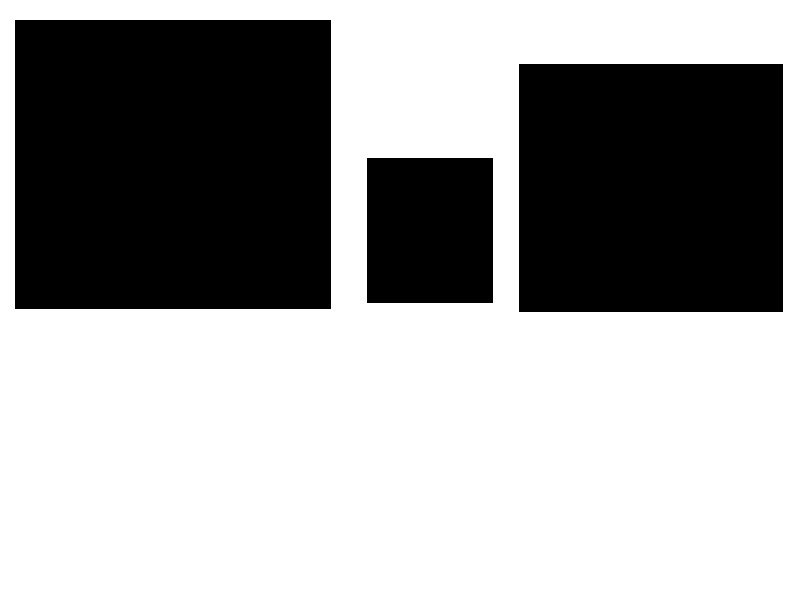
#> input picture images/shapes.jpg, 800 x 600 px
$ jupyter execute Lec-3.1-Contours.ipynb   (older library calls are emulated)
#> lines starting #> are read from the running program, lines starting #| are printed output that depends on the picture; after the words box and inside, x2 and y2 are one past the last pixel; in counts of white or black regions, pixels touching at a corner belong together
## Contours
Contours can be explained simply as a curve joining all the continuous points (along the boundary), having same color or intensity. The contours are a useful tool for shape analysis and object detection and recognition.

[cell 1]
import cv2
import numpy as np

[cell 2]
# Let's load a simple image with 3 black squares
image = cv2.imread('images/shapes.jpg')
#> image is the input picture: shape (600, 800, 3); min 0, max 255, mean 162
cv2.imshow('Input Image', image)
cv2.waitKey(0)

# Grayscale
gray = cv2.cvtColor(image, cv2.COLOR_BGR2GRAY)

# Find Canny edges
edged = cv2.Canny(gray, 30, 200)
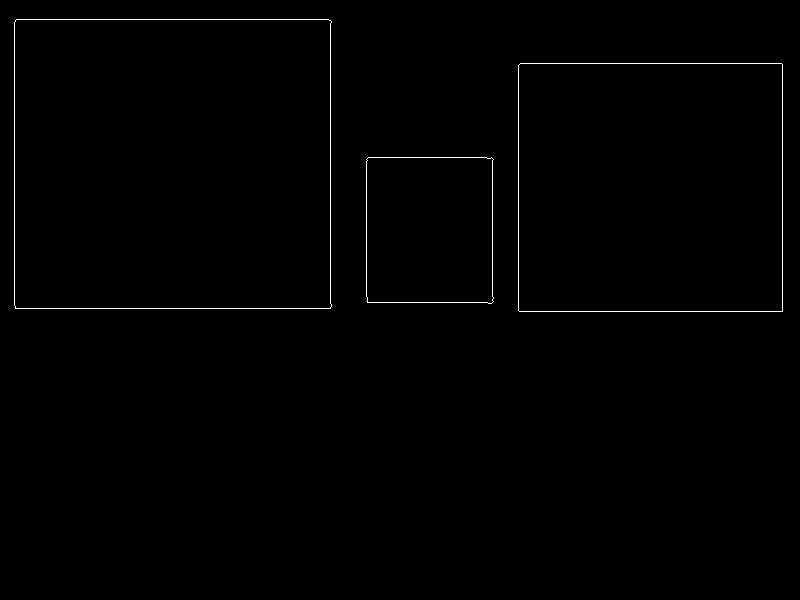
#> edged: shape (600, 800); 0.58% white in thin lines or dots, all inside (x1, y1, x2, y2) = (14, 19, 783, 312)
cv2.imshow('Canny Edges', edged)
cv2.waitKey(0)

[cell 3]
# Finding Contours
# Use a copy of your image e.g. edged.copy(), since findContours alters the image
mask, contours, hierarchy = cv2.findContours(edged.copy(), cv2.RETR_EXTERNAL, cv2.CHAIN_APPROX_NONE)
#> contours = 3 contours; box (x1, y1, x2, y2) and area: (14, 19, 332, 309) 91322, (518, 63, 783, 312) 65469, (366, 157, 494, 304) 18265
# cv2.imshow('Canny Edges After Contouring', edged)
# cv2.waitKey(0)

print("Number of Contours found = " + str(len(contours)))
#| Number of Contours found = 3

# Draw all contours
# Use '-1' as the 3rd parameter to draw all

cv2.drawContours(image, contours, -1, (0,255,0), 3)
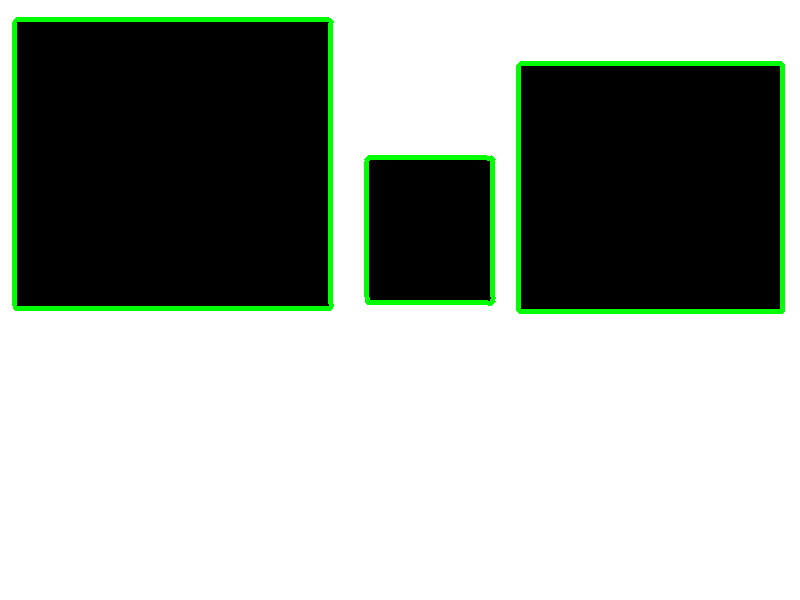
#> image: shape (600, 800, 3); 2.88% of pixels changed, all inside (x1, y1, x2, y2) = (12, 17, 785, 314)

cv2.imshow('Contours', image)
cv2.waitKey(0)
cv2.destroyAllWindows()

**cv2.findContours(image, Retrieval Mode, Approximation Method)**

Returns -> contours, hierarchy

**NOTE** In OpenCV 3.X, findContours returns a 3rd argument which is ret (or a boolean indicating if the function was successfully run).

If you're using OpenCV 3.X replace line 12 with:

_, contours, hierarchy = cv2.findContours(image, cv2.RETR_EXTERNAL, cv2.CHAIN_APPROX_NONE)

The variable 'contours' are stored as a numpy array of (x,y) points that form the contour

While, 'hierarchy' describes the child-parent relationships between contours (i.e. contours within contours)

#### Approximation Methods

Using cv2.CHAIN_APPROX_NONE stores all the boundary points. But we don't necessarily need all bounding points. If the points form a straight line, we only need the start and ending points of that line.

Using cv2.CHAIN_APPROX_SIMPLE instead only provides these start and end points of bounding contours, thus resulting in much more efficent storage of contour information..

# Sorting Contours

[cell 4]
import cv2 as cv
import numpy as np

[cell 5]
image = cv.imread("./images/bunchofshapes.jpg")
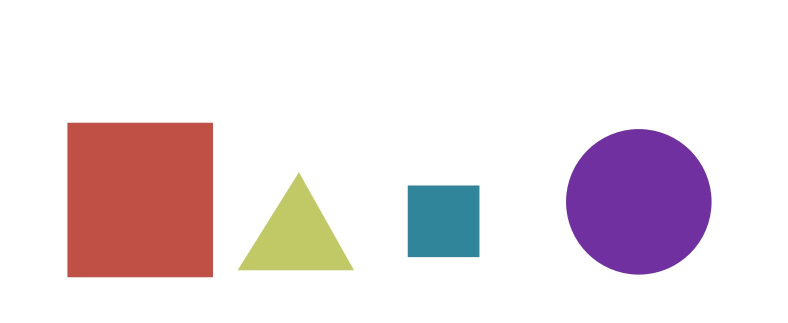
#> input picture images/bunchofshapes.jpg, 1576 x 645 px (shown at 1/2 size)
#> image is the input picture: shape (645, 1576, 3); mean B, G, R 226.8, 222.3, 234.5

blank_img = np.zeros((image.shape[0], image.shape[1], 3), "uint8")

img_gs = cv.cvtColor(image, cv.COLOR_BGR2GRAY)
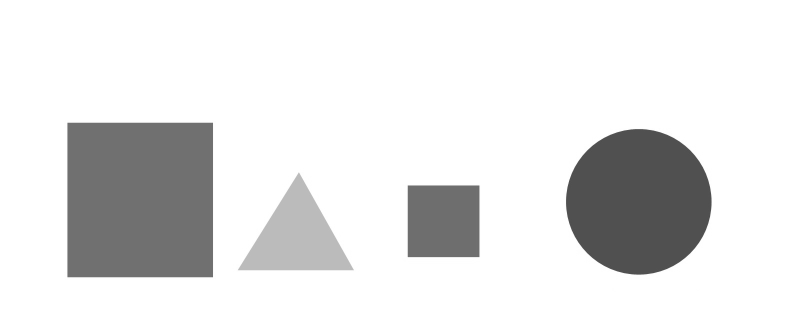
#> img_gs: shape (645, 1576) (shown at 1/2 size); min 72, max 255, mean 226.4
img_edged = cv.Canny(img_gs, 30, 200)
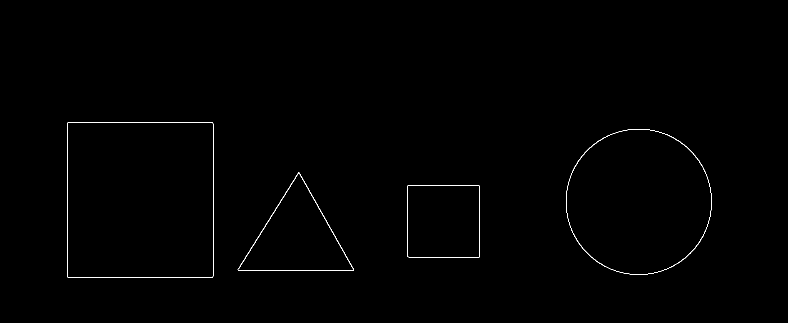
#> img_edged: shape (645, 1576) (shown at 1/2 size); 0.36% white in thin lines or dots, all inside (x1, y1, x2, y2) = (134, 245, 1424, 555)

contours = cv2.findContours(img_edged.copy(), cv2.RETR_EXTERNAL, cv2.CHAIN_APPROX_NONE)[1]
#> contours = 4 contours; box (x1, y1, x2, y2) and area: (134, 245, 427, 555) 90222, (1132, 258, 1424, 550) 66580, (475, 345, 708, 541) 22902, (815, 370, 959, 515) 20588


cv2.drawContours(blank_img, contours, -1, (100, 155, 215), 5)
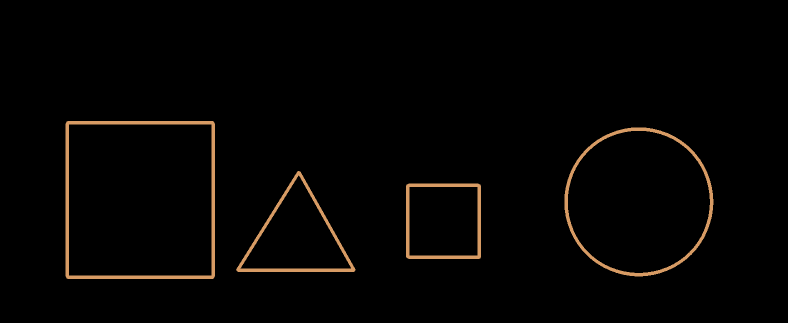
#> blank_img: shape (645, 1576, 3) (shown at 1/2 size); mean of channels 0, 1, 2 2.3, 3.5, 4.8; drawn as B, G, R

print("No. of contours: ", len(contours))
#| No. of contours:  4

[cell 6]
contours = cv2.findContours(img_edged.copy(), cv2.RETR_EXTERNAL, cv2.CHAIN_APPROX_NONE)[1]
print("No. of contours: ", len(contours))
#| No. of contours:  4
cv2.drawContours(image, contours, -1, (100, 155, 215), 5)
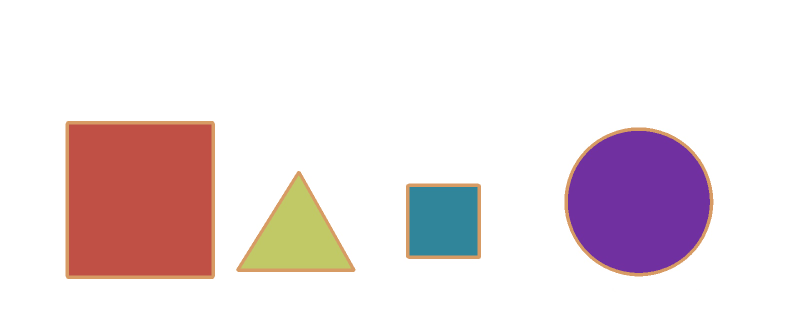
#> image: shape (645, 1576, 3) (shown at 1/2 size); 2.25% of pixels changed, all inside (x1, y1, x2, y2) = (131, 242, 1427, 558)
cv.imshow("Contour extracted image", image)
cv.waitKey()
cv.destroyAllWindows()

[cell 7]
sorted_contours = sorted(contours, key = cv2.contourArea, reverse=True)
#> sorted_contours has the same summary as contours

blank_img = np.zeros((image.shape[0], image.shape[1], 3), "uint8")

for coun in sorted_contours:
    cv2.drawContours(blank_img, coun, -1, (200, 155, 215), 5)
#> this loop made 4 passes
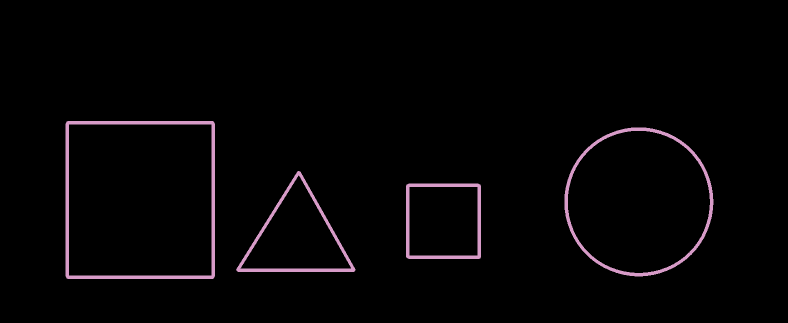
#> blank_img: shape (645, 1576, 3) (shown at 1/2 size); mean of channels 0, 1, 2 4.5, 3.5, 4.8; drawn as B, G, R
cv.imshow("Sorted contours", blank_img)
cv.waitKey()

cv.destroyAllWindows()

[cell 8]
print("Before Sorting, Areas are: ", end = "")
for i in contours:
    print(cv2.contourArea(i), end = ", ")

print("\nAfter Sorting, Areas are: ", end = "")
for i in sorted_contours:
    print(cv2.contourArea(i), end = ", ")

[cell 9]
blank_img = np.zeros((image.shape[0], image.shape[1], 3), "uint8")

def get_centroid(contour):
    M = cv2.moments(contour)
    cx = int(M['m10']//M['m00'])
    cy = int(M['m01']//M['m00'])
    return cx, cy

def drawCircleCentroid(image, contour, counter):
    cx, cy = get_centroid(contour)
    cv2.circle(image, (cx, cy),  2, (0, 0, 255), -1)
    cv2.putText(image, str(counter+1), (cx-8, cy+8), cv2.FONT_HERSHEY_PLAIN, 2, (0, 255, 0), 2)
    return contour


for (counter, c) in enumerate(sorted_contours):
    drawCircleCentroid(blank_img, c, counter)
    cv2.drawContours(blank_img, c, -1, (200, 155, 215), 3)
#> this loop made 4 passes
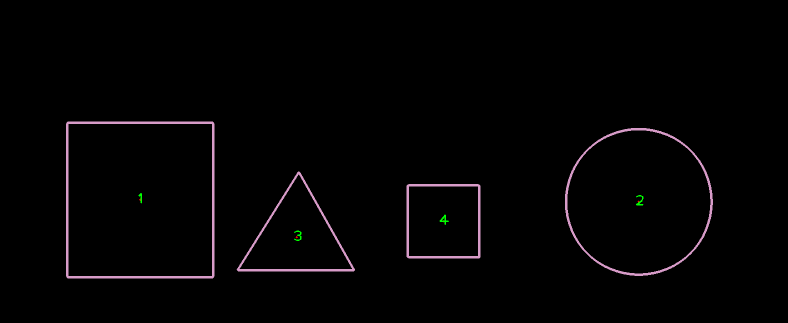
#> blank_img: shape (645, 1576, 3) (shown at 1/2 size); mean of channels 0, 1, 2 3.2, 2.6, 3.4; drawn as B, G, R

cv.imshow("Sorted contours", blank_img)
cv.waitKey(0)
